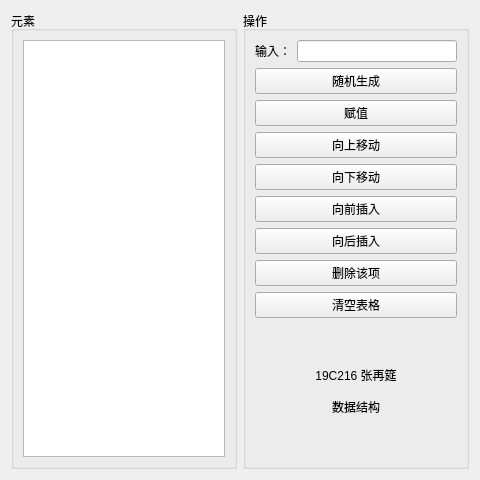
<?xml version="1.0" encoding="UTF-8"?>
<ui version="4.0">
 <class>Home</class>
 <widget class="QWidget" name="Home">
  <property name="geometry">
   <rect>
    <x>0</x>
    <y>0</y>
    <width>480</width>
    <height>480</height>
   </rect>
  </property>
  <property name="maximumSize">
   <size>
    <width>480</width>
    <height>16777215</height>
   </size>
  </property>
  <property name="windowTitle">
   <string>VisualList</string>
  </property>
  <layout class="QHBoxLayout" name="horizontalLayout_2">
   <item>
    <widget class="QGroupBox" name="groupBox_2">
     <property name="sizePolicy">
      <sizepolicy hsizetype="Preferred" vsizetype="Preferred">
       <horstretch>1</horstretch>
       <verstretch>1</verstretch>
      </sizepolicy>
     </property>
     <property name="minimumSize">
      <size>
       <width>160</width>
       <height>0</height>
      </size>
     </property>
     <property name="title">
      <string>元素</string>
     </property>
     <layout class="QVBoxLayout" name="verticalLayout_2">
      <item>
       <widget class="QTableView" name="tableView">
        <property name="sizeAdjustPolicy">
         <enum>QAbstractScrollArea::AdjustToContents</enum>
        </property>
        <property name="editTriggers">
         <set>QAbstractItemView::NoEditTriggers</set>
        </property>
        <property name="selectionMode">
         <enum>QAbstractItemView::SingleSelection</enum>
        </property>
        <property name="textElideMode">
         <enum>Qt::ElideLeft</enum>
        </property>
        <attribute name="horizontalHeaderStretchLastSection">
         <bool>true</bool>
        </attribute>
        <attribute name="verticalHeaderVisible">
         <bool>true</bool>
        </attribute>
       </widget>
      </item>
     </layout>
    </widget>
   </item>
   <item>
    <widget class="QGroupBox" name="groupBox">
     <property name="sizePolicy">
      <sizepolicy hsizetype="Preferred" vsizetype="Preferred">
       <horstretch>1</horstretch>
       <verstretch>1</verstretch>
      </sizepolicy>
     </property>
     <property name="minimumSize">
      <size>
       <width>160</width>
       <height>0</height>
      </size>
     </property>
     <property name="maximumSize">
      <size>
       <width>16777215</width>
       <height>16777215</height>
      </size>
     </property>
     <property name="title">
      <string>操作</string>
     </property>
     <layout class="QHBoxLayout" name="horizontalLayout_3">
      <item>
       <layout class="QVBoxLayout" name="verticalLayout">
        <item>
         <layout class="QHBoxLayout" name="horizontalLayout">
          <item>
           <widget class="QLabel" name="label">
            <property name="text">
             <string>输入：</string>
            </property>
           </widget>
          </item>
          <item>
           <widget class="QLineEdit" name="lineEdit"/>
          </item>
         </layout>
        </item>
        <item>
         <widget class="QPushButton" name="randomButton">
          <property name="text">
           <string>随机生成</string>
          </property>
         </widget>
        </item>
        <item>
         <widget class="QPushButton" name="setButton">
          <property name="text">
           <string>赋值</string>
          </property>
         </widget>
        </item>
        <item>
         <widget class="QPushButton" name="upButton">
          <property name="text">
           <string>向上移动</string>
          </property>
         </widget>
        </item>
        <item>
         <widget class="QPushButton" name="downButton">
          <property name="text">
           <string>向下移动</string>
          </property>
         </widget>
        </item>
        <item>
         <widget class="QPushButton" name="insBeforeButton">
          <property name="text">
           <string>向前插入</string>
          </property>
         </widget>
        </item>
        <item>
         <widget class="QPushButton" name="insAfterButton">
          <property name="text">
           <string>向后插入</string>
          </property>
         </widget>
        </item>
        <item>
         <widget class="QPushButton" name="delButton">
          <property name="text">
           <string>删除该项</string>
          </property>
         </widget>
        </item>
        <item>
         <widget class="QPushButton" name="resetButton">
          <property name="text">
           <string>清空表格</string>
          </property>
         </widget>
        </item>
        <item>
         <widget class="QLabel" name="labelRight">
          <property name="text">
           <string>19C216 张再筵

数据结构</string>
          </property>
          <property name="alignment">
           <set>Qt::AlignCenter</set>
          </property>
         </widget>
        </item>
       </layout>
      </item>
     </layout>
    </widget>
   </item>
  </layout>
 </widget>
 <resources/>
 <connections/>
</ui>
